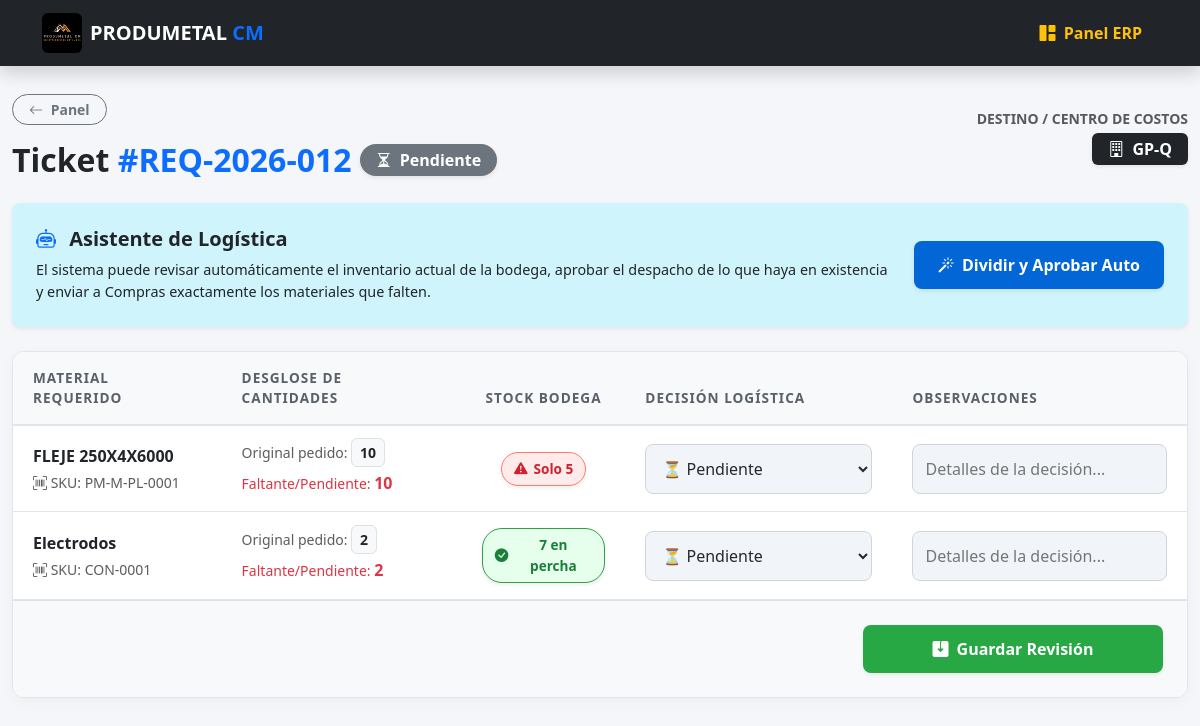
/erp/requerimiento/revisar/12/ (signed in), run on an earlier commit of the app's database.
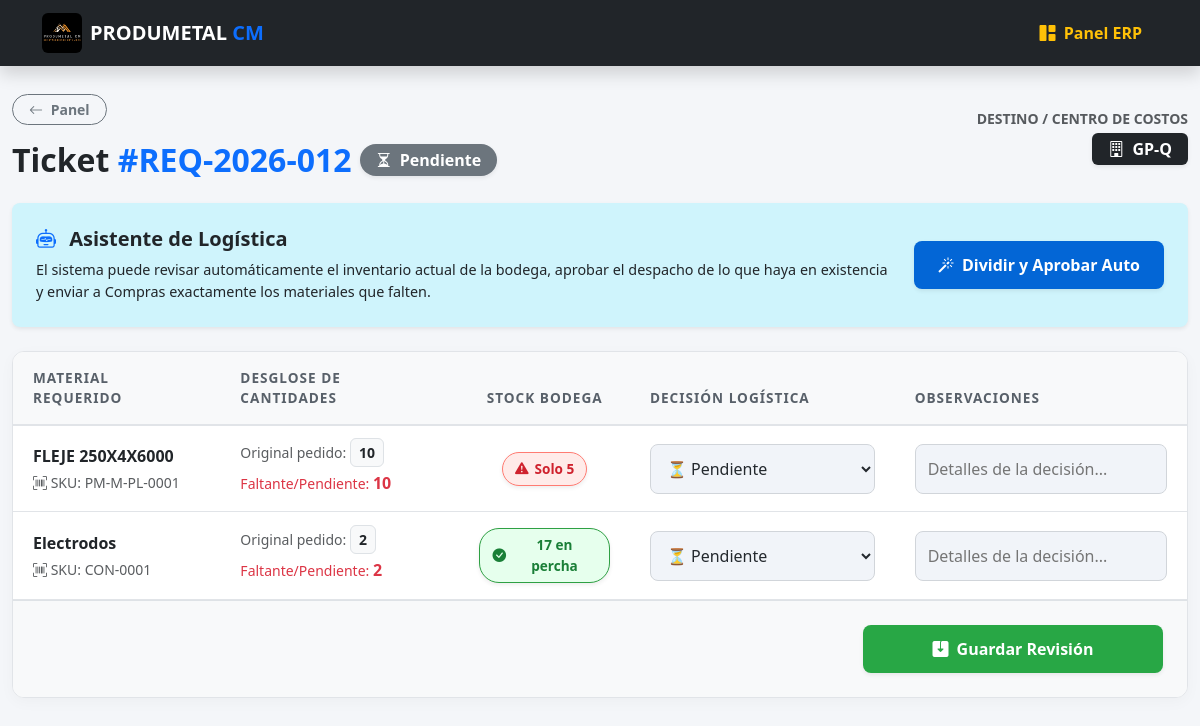
And on a later commit of the database.
### web/models.py (models this page shows, shortened)
class DetalleRequerimiento(models.Model):
    ESTADOS_ITEM = [
        ('PENDIENTE', 'Pendiente de Revisión'),
        ('APROBADO_BODEGA', 'Aprobado para Despacho (Bodega)'),
        ('EN_COMPRAS', 'Mandar a Compras (Falta Stock)'),
        ('RECHAZADO', 'Rechazado'),
    ]
    requerimiento = models.ForeignKey(Requerimiento, related_name='detalles', on_delete=models.CASCADE)
    material = models.ForeignKey(Material, on_delete=models.PROTECT)
    bodega_destino = models.ForeignKey(Bodega, on_delete=models.PROTECT, null=True, help_text="Bodega donde se necesita el material") # NUEVO
    cantidad_solicitada = models.DecimalField(max_digits=10, decimal_places=2)
    cantidad_despachada = models.DecimalField(max_digits=10, decimal_places=2, default=0.00)
    estado_item = models.CharField(max_length=30, choices=ESTADOS_ITEM, default='PENDIENTE')
    motivo_rechazo = models.TextField(blank=True, null=True, verbose_name="Notas u Observaciones")

class Material(models.Model):
    categoria = models.ForeignKey(Categoria, on_delete=models.PROTECT)
    sku = models.CharField(
        max_length=50, unique=True, blank=True, editable=False,
        help_text="Código único auto-generado"
    )
    nombre = models.CharField(
        max_length=200,
        help_text="Nombre comercial o norma técnica"
    )
    descripcion = models.TextField(blank=True, null=True)
    stock_actual = models.DecimalField(
        max_digits=10, decimal_places=2, default=0.00,
        help_text="Stock Total (Suma de bodegas). Denormalizado para reportes rápidos."
    )
    stock_minimo = models.DecimalField(
        max_digits=10, decimal_places=2, default=5.00,
        help_text="Umbral para alertas de reabastecimiento"
    )
    precio_base = models.DecimalField(
        max_digits=10, decimal_places=2, default=0.00,
        help_text="Precio unitario sin impuesto"
    )
    impuesto_porcentaje = models.DecimalField(
        max_digits=5, decimal_places=2, default=15.00,
        help_text="Porcentaje de impuesto (IVA, etc)"
    )
    is_active = models.BooleanField(
        default=True,
        help_text="Desmarcar para borrado lógico (mantiene histórico)"
    )
    fecha_creacion = models.DateTimeField(auto_now_add=True)
    fecha_modificacion = models.DateTimeField(auto_now=True)
    history = HistoricalRecords()
    class Meta:
        verbose_name_plural = "Inventario (Materiales y Consumibles)"
        ordering = ['-fecha_creacion']
        indexes = [
            models.Index(fields=['sku']),
            models.Index(fields=['categoria', 'is_active']),
        ]

### web/views.py (the view, shortened to what this page needs)
# urls.py: path('erp/requerimiento/revisar/<int:req_id>/', views.revisar_requerimiento_items, name='revisar_requerimiento_items'),
@login_required(login_url='login')
@user_passes_test(es_admin, login_url='dashboard_erp')
@transaction.atomic
def revisar_requerimiento_items(request, req_id):
    requerimiento = get_object_or_404(Requerimiento, id=req_id)
    items = requerimiento.detalles.all()
    return render(request, 'web/erp/revisar_requerimiento.html', {
        'requerimiento': requerimiento,
        'items': items
    })

### web/views.py (called while the page is built)
def es_admin(user):
    return user.is_superuser

### web/templates/web/erp/revisar_requerimiento.html (shortened to what the changed rows need)
{% extends 'web/base.html' %}
{% load static %}
{% block content %}
<div class="container erp-container fade-in mt-4">
    <div class="d-flex flex-column flex-md-row justify-content-between align-items-md-center mb-4 gap-3">
        <div>
            <div class="d-flex flex-wrap align-items-center gap-2">
                <h2 class="fw-bold text-dark mb-0">Ticket <span class="text-primary">#{{ requerimiento.folio }}</span></h2>
            </div>
        </div>
    </div>
    <form method="POST">
        <div class="card-master">
            <div class="table-responsive m-0 border-0">
                <table class="table table-req">
                    <thead>
                        <tr>
                            <th>Material Requerido</th>
                            <th>Desglose de Cantidades</th>
                            <th class="text-center">Stock Bodega</th>
                            <th>Decisión Logística</th>
                            <th>Observaciones</th>
                        </tr>
                    </thead>
                    <tbody>
                        {% for item in items %}
                        <tr>
                            <td>
                                <div class="fw-bold text-dark fs-6">{{ item.material.nombre }}</div>
                                <div class="text-muted small mt-1"><i class="bi bi-upc-scan"></i> SKU: {{ item.material.sku }}</div>
                            </td>
                            <td>
                                <div class="d-flex flex-column gap-1">
                                    <div class="text-muted small">
                                        Original pedido:
                                        <strong class="text-dark border bg-light px-2 py-1 rounded">
                                            {{ item.cantidad_solicitada|add:item.cantidad_despachada|default:item.cantidad_solicitada|floatformat:"0" }}
                                        </strong>
                                    </div>
                                    <div class="text-danger small mt-1">
                                        Faltante/Pendiente:
                                        <strong class="text-danger fw-bold fs-6">
                                            {{ item.cantidad_solicitada|floatformat:"0" }}
                                        </strong>
                                    </div>
                                </div>
                            </td>
                            <td class="text-md-center">
                                {% if item.material.stock_actual >= item.cantidad_solicitada %}
                                    <span class="stock-pill pill-success shadow-sm">
                                        <i class="bi bi-check-circle-fill"></i> {{ item.material.stock_actual|floatformat:"0" }} en percha
                                    </span>
                                {% else %}
                                    <span class="stock-pill pill-danger shadow-sm">
                                        <i class="bi bi-exclamation-triangle-fill"></i> Solo {{ item.material.stock_actual|floatformat:"0" }}
                                    </span>
                                {% endif %}
                            </td>
                            <td>
                                {% if item.estado_item != 'PENDIENTE' %}
                                    <span class="badge bg-light text-dark border w-100 py-3 fs-6">{{ item.get_estado_item_display }}</span>
                                {% else %}
                                    <select name="decision_{{ item.id }}" class="form-select-solid">
                                        <option value="PENDIENTE" selected>⏳ Pendiente</option>
                                    </select>
                                {% endif %}
                            </td>
                            <td>
                                {% if item.estado_item == 'PENDIENTE' %}
                                    <input type="text" name="motivo_{{ item.id }}" class="form-control-solid" placeholder="Detalles de la decisión...">
                                {% else %}
                                    <span class="text-muted small fw-bold d-block p-2 bg-light rounded">{{ item.motivo_rechazo|default:"Sin notas." }}</span>
                                {% endif %}
                            </td>
                        </tr>
                        {% endfor %}
                    </tbody>
                </table>
            </div>
        </div>
    </form>
</div>
{% endblock %}

What changed in the data, as far as the page shows it:
changed through a linked row, DetalleRequerimiento "Electrodos": material.stock_actual "7" → "17"
